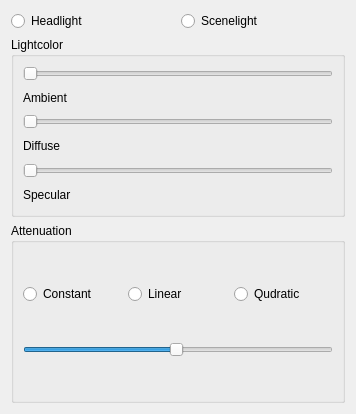
<?xml version="1.0" encoding="UTF-8"?>
<ui version="4.0">
 <class>lightDialog</class>
 <widget class="QDialog" name="lightDialog">
  <property name="geometry">
   <rect>
    <x>0</x>
    <y>0</y>
    <width>356</width>
    <height>414</height>
   </rect>
  </property>
  <property name="windowTitle">
   <string>Dialog</string>
  </property>
  <layout class="QVBoxLayout" name="verticalLayout">
   <item>
    <layout class="QHBoxLayout" name="horizontalLayout">
     <item>
      <widget class="QRadioButton" name="radioButton">
       <property name="text">
        <string>Headlight</string>
       </property>
      </widget>
     </item>
     <item>
      <widget class="QRadioButton" name="radioButton_2">
       <property name="text">
        <string>Scenelight</string>
       </property>
      </widget>
     </item>
    </layout>
   </item>
   <item>
    <widget class="QGroupBox" name="groupBox">
     <property name="title">
      <string>Lightcolor</string>
     </property>
     <layout class="QVBoxLayout" name="verticalLayout_2">
      <item>
       <widget class="QSlider" name="horizontalSlider">
        <property name="orientation">
         <enum>Qt::Horizontal</enum>
        </property>
       </widget>
      </item>
      <item>
       <widget class="QLabel" name="label">
        <property name="text">
         <string>Ambient</string>
        </property>
       </widget>
      </item>
      <item>
       <widget class="QSlider" name="horizontalSlider_2">
        <property name="orientation">
         <enum>Qt::Horizontal</enum>
        </property>
       </widget>
      </item>
      <item>
       <widget class="QLabel" name="label_2">
        <property name="text">
         <string>Diffuse</string>
        </property>
       </widget>
      </item>
      <item>
       <widget class="QSlider" name="horizontalSlider_3">
        <property name="orientation">
         <enum>Qt::Horizontal</enum>
        </property>
       </widget>
      </item>
      <item>
       <widget class="QLabel" name="label_3">
        <property name="text">
         <string>Specular</string>
        </property>
       </widget>
      </item>
     </layout>
    </widget>
   </item>
   <item>
    <widget class="QGroupBox" name="groupBox_2">
     <property name="title">
      <string>Attenuation</string>
     </property>
     <layout class="QVBoxLayout" name="verticalLayout_3">
      <item>
       <layout class="QHBoxLayout" name="horizontalLayout_2">
        <item>
         <widget class="QRadioButton" name="radioButton_5">
          <property name="text">
           <string>Constant</string>
          </property>
         </widget>
        </item>
        <item>
         <widget class="QRadioButton" name="radioButton_3">
          <property name="text">
           <string>Linear</string>
          </property>
         </widget>
        </item>
        <item>
         <widget class="QRadioButton" name="radioButton_4">
          <property name="text">
           <string>Qudratic</string>
          </property>
         </widget>
        </item>
       </layout>
      </item>
      <item>
       <widget class="QSlider" name="Attenvalue">
        <property name="minimum">
         <number>1</number>
        </property>
        <property name="maximum">
         <number>100</number>
        </property>
        <property name="value">
         <number>50</number>
        </property>
        <property name="orientation">
         <enum>Qt::Horizontal</enum>
        </property>
       </widget>
      </item>
     </layout>
    </widget>
   </item>
  </layout>
 </widget>
 <resources/>
 <connections/>
</ui>
